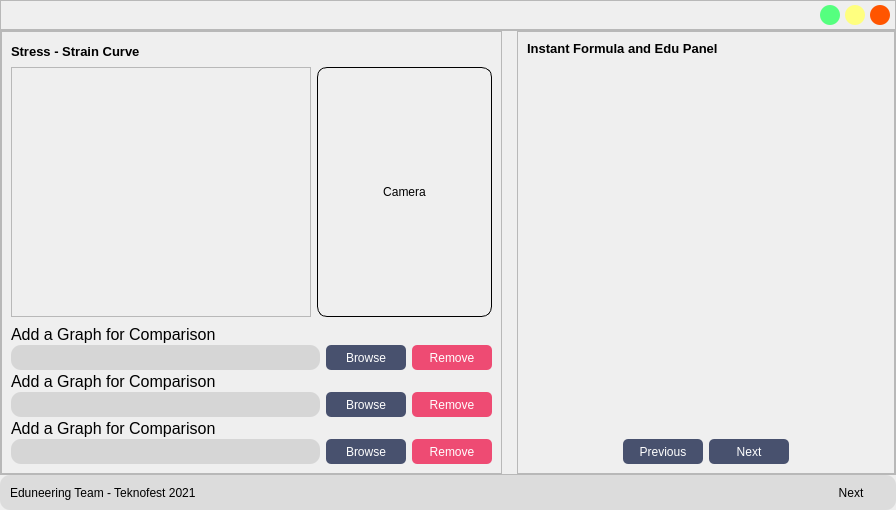
       <widget class="QWidget" name="tab_analysis">
        <attribute name="title">
         <string>Analysis</string>
        </attribute>
        <layout class="QVBoxLayout" name="verticalLayout_6">
         <property name="spacing">
          <number>0</number>
         </property>
         <property name="leftMargin">
          <number>0</number>
         </property>
         <property name="topMargin">
          <number>0</number>
         </property>
         <property name="rightMargin">
          <number>0</number>
         </property>
         <property name="bottomMargin">
          <number>0</number>
         </property>
         <item>
          <widget class="QFrame" name="frame_analysis_top">
           <property name="minimumSize">
            <size>
             <width>0</width>
             <height>30</height>
            </size>
           </property>
           <property name="maximumSize">
            <size>
             <width>16777215</width>
             <height>30</height>
            </size>
           </property>
           <property name="frameShape">
            <enum>QFrame::StyledPanel</enum>
           </property>
           <property name="frameShadow">
            <enum>QFrame::Raised</enum>
           </property>
           <layout class="QHBoxLayout" name="horizontalLayout_5">
            <property name="spacing">
             <number>0</number>
            </property>
            <property name="leftMargin">
             <number>0</number>
            </property>
            <property name="topMargin">
             <number>0</number>
            </property>
            <property name="rightMargin">
             <number>0</number>
            </property>
            <property name="bottomMargin">
             <number>0</number>
            </property>
            <item>
             <spacer name="horizontalSpacer_3">
              <property name="orientation">
               <enum>Qt::Horizontal</enum>
              </property>
              <property name="sizeHint" stdset="0">
               <size>
                <width>670</width>
                <height>20</height>
               </size>
              </property>
             </spacer>
            </item>
            <item>
             <widget class="QPushButton" name="button_minimize_2">
              <property name="minimumSize">
               <size>
                <width>20</width>
                <height>20</height>
               </size>
              </property>
              <property name="maximumSize">
               <size>
                <width>20</width>
                <height>20</height>
               </size>
              </property>
              <property name="styleSheet">
               <string notr="true">QPushButton{
	border-radius: 10px;
	background-color: rgb(85, 255, 127);
}

QPushButton::hover{
	image: url(minimize.png);
}</string>
              </property>
              <property name="text">
               <string/>
              </property>
             </widget>
            </item>
            <item>
             <spacer name="horizontalSpacer_13">
              <property name="orientation">
               <enum>Qt::Horizontal</enum>
              </property>
              <property name="sizeType">
               <enum>QSizePolicy::Fixed</enum>
              </property>
              <property name="sizeHint" stdset="0">
               <size>
                <width>5</width>
                <height>20</height>
               </size>
              </property>
             </spacer>
            </item>
            <item>
             <widget class="QPushButton" name="button_restore_2">
              <property name="minimumSize">
               <size>
                <width>20</width>
                <height>20</height>
               </size>
              </property>
              <property name="maximumSize">
               <size>
                <width>20</width>
                <height>20</height>
               </size>
              </property>
              <property name="styleSheet">
               <string notr="true">QPushButton{
	border-radius: 10px;
	background-color: rgb(255, 255, 127);
}

QPushButton::hover{	
	image: url(maximize.png);
}</string>
              </property>
              <property name="text">
               <string/>
              </property>
             </widget>
            </item>
            <item>
             <spacer name="horizontalSpacer_14">
              <property name="orientation">
               <enum>Qt::Horizontal</enum>
              </property>
              <property name="sizeType">
               <enum>QSizePolicy::Fixed</enum>
              </property>
              <property name="sizeHint" stdset="0">
               <size>
                <width>5</width>
                <height>20</height>
               </size>
              </property>
             </spacer>
            </item>
            <item>
             <widget class="QPushButton" name="button_exit_2">
              <property name="minimumSize">
               <size>
                <width>20</width>
                <height>20</height>
               </size>
              </property>
              <property name="maximumSize">
               <size>
                <width>20</width>
                <height>20</height>
               </size>
              </property>
              <property name="styleSheet">
               <string notr="true">QPushButton{
	border-radius: 10px;
	background-color: rgb(255, 85, 0);
}

QPushButton::hover{	
	image: url(close.png);
}</string>
              </property>
              <property name="text">
               <string/>
              </property>
             </widget>
            </item>
            <item>
             <spacer name="horizontalSpacer_15">
              <property name="orientation">
               <enum>Qt::Horizontal</enum>
              </property>
              <property name="sizeType">
               <enum>QSizePolicy::Fixed</enum>
              </property>
              <property name="sizeHint" stdset="0">
               <size>
                <width>5</width>
                <height>20</height>
               </size>
              </property>
             </spacer>
            </item>
           </layout>
          </widget>
         </item>
         <item>
          <widget class="QFrame" name="frame_analysis_center">
           <property name="frameShape">
            <enum>QFrame::StyledPanel</enum>
           </property>
           <property name="frameShadow">
            <enum>QFrame::Raised</enum>
           </property>
           <layout class="QHBoxLayout" name="horizontalLayout_7">
            <property name="spacing">
             <number>15</number>
            </property>
            <property name="leftMargin">
             <number>0</number>
            </property>
            <property name="topMargin">
             <number>0</number>
            </property>
            <property name="rightMargin">
             <number>0</number>
            </property>
            <property name="bottomMargin">
             <number>0</number>
            </property>
            <item>
             <widget class="QFrame" name="frame_analysis_left">
              <property name="frameShape">
               <enum>QFrame::StyledPanel</enum>
              </property>
              <property name="frameShadow">
               <enum>QFrame::Raised</enum>
              </property>
              <layout class="QVBoxLayout" name="verticalLayout_8">
               <item>
                <layout class="QHBoxLayout" name="layout_label_2">
                 <item>
                  <widget class="QLabel" name="label_stress_strain">
                   <property name="maximumSize">
                    <size>
                     <width>16777215</width>
                     <height>20</height>
                    </size>
                   </property>
                   <property name="font">
                    <font>
                     <pointsize>10</pointsize>
                     <bold>true</bold>
                    </font>
                   </property>
                   <property name="text">
                    <string>Stress - Strain Curve</string>
                   </property>
                  </widget>
                 </item>
                 <item>
                  <spacer name="horizontalSpacer_6">
                   <property name="orientation">
                    <enum>Qt::Horizontal</enum>
                   </property>
                   <property name="sizeHint" stdset="0">
                    <size>
                     <width>40</width>
                     <height>20</height>
                    </size>
                   </property>
                  </spacer>
                 </item>
                </layout>
               </item>
               <item>
                <layout class="QHBoxLayout" name="layout_chart_camera">
                 <item>
                  <widget class="QFrame" name="frame_chart">
                   <property name="minimumSize">
                    <size>
                     <width>300</width>
                     <height>250</height>
                    </size>
                   </property>
                   <property name="frameShape">
                    <enum>QFrame::StyledPanel</enum>
                   </property>
                   <property name="frameShadow">
                    <enum>QFrame::Raised</enum>
                   </property>
                   <layout class="QHBoxLayout" name="horizontalLayout_2">
                    <property name="spacing">
                     <number>0</number>
                    </property>
                    <property name="leftMargin">
                     <number>0</number>
                    </property>
                    <property name="topMargin">
                     <number>0</number>
                    </property>
                    <property name="rightMargin">
                     <number>0</number>
                    </property>
                    <property name="bottomMargin">
                     <number>0</number>
                    </property>
                    <item>
                     <widget class="QWidget" name="widgetChart" native="true"/>
                    </item>
                   </layout>
                  </widget>
                 </item>
                 <item>
                  <widget class="QLabel" name="label_camera_2">
                   <property name="minimumSize">
                    <size>
                     <width>175</width>
                     <height>250</height>
                    </size>
                   </property>
                   <property name="maximumSize">
                    <size>
                     <width>175</width>
                     <height>250</height>
                    </size>
                   </property>
                   <property name="styleSheet">
                    <string notr="true">QLabel{
	border-radius: 10px;
	border: 1px solid rgb(0, 0, 0);
}
</string>
                   </property>
                   <property name="text">
                    <string>Camera</string>
                   </property>
                   <property name="alignment">
                    <set>Qt::AlignCenter</set>
                   </property>
                  </widget>
                 </item>
                </layout>
               </item>
               <item>
                <layout class="QGridLayout" name="grid_button_analysis">
                 <property name="verticalSpacing">
                  <number>0</number>
                 </property>
                 <item row="0" column="0">
                  <widget class="QLabel" name="label_add_graph_1">
                   <property name="minimumSize">
                    <size>
                     <width>0</width>
                     <height>22</height>
                    </size>
                   </property>
                   <property name="maximumSize">
                    <size>
                     <width>16777215</width>
                     <height>22</height>
                    </size>
                   </property>
                   <property name="font">
                    <font>
                     <pointsize>12</pointsize>
                    </font>
                   </property>
                   <property name="text">
                    <string>Add a Graph for Comparison</string>
                   </property>
                  </widget>
                 </item>
                 <item row="6" column="0">
                  <widget class="QLabel" name="label_add_graph_3">
                   <property name="minimumSize">
                    <size>
                     <width>0</width>
                     <height>22</height>
                    </size>
                   </property>
                   <property name="maximumSize">
                    <size>
                     <width>16777215</width>
                     <height>22</height>
                    </size>
                   </property>
                   <property name="font">
                    <font>
                     <pointsize>12</pointsize>
                    </font>
                   </property>
                   <property name="text">
                    <string>Add a Graph for Comparison</string>
                   </property>
                  </widget>
                 </item>
                 <item row="1" column="0">
                  <widget class="QLineEdit" name="lineEdit_add_graph_1">
                   <property name="minimumSize">
                    <size>
                     <width>0</width>
                     <height>25</height>
                    </size>
                   </property>
                   <property name="styleSheet">
                    <string notr="true">QLineEdit{
	background-color: rgb(214, 214, 214);
	border-radius: 10px;
}</string>
                   </property>
                  </widget>
                 </item>
                 <item row="2" column="0">
                  <widget class="QLabel" name="label_add_graph_2">
                   <property name="minimumSize">
                    <size>
                     <width>0</width>
                     <height>22</height>
                    </size>
                   </property>
                   <property name="maximumSize">
                    <size>
                     <width>16777215</width>
                     <height>22</height>
                    </size>
                   </property>
                   <property name="font">
                    <font>
                     <pointsize>12</pointsize>
                    </font>
                   </property>
                   <property name="text">
                    <string>Add a Graph for Comparison</string>
                   </property>
                  </widget>
                 </item>
                 <item row="1" column="1">
                  <widget class="QPushButton" name="button_graph_browse_1">
                   <property name="minimumSize">
                    <size>
                     <width>80</width>
                     <height>25</height>
                    </size>
                   </property>
                   <property name="styleSheet">
                    <string notr="true">QPushButton{
	border-radius: 5px;
	background-color: rgb(72, 81, 110);
	color: rgb(255, 255, 255);
}

QPushButton::pressed{
		background-color: qlineargradient(spread:pad, x1:0.511, y1:0, x2:0.517, y2:1, stop:0 rgba(71, 83, 107, 255), stop:1 rgba(153, 153, 153, 255));
}</string>
                   </property>
                   <property name="text">
                    <string>Browse</string>
                   </property>
                  </widget>
                 </item>
                 <item row="3" column="2">
                  <widget class="QPushButton" name="button_graph_remove_2">
                   <property name="minimumSize">
                    <size>
                     <width>80</width>
                     <height>25</height>
                    </size>
                   </property>
                   <property name="styleSheet">
                    <string notr="true">QPushButton{
	border-radius: 5px;
	background-color: rgb(238, 75, 115);
	color: rgb(255, 255, 255);
}

QPushButton::pressed{	
	background-color: qlineargradient(spread:pad, x1:0.511, y1:0.00568182, x2:0.511, y2:1, stop:0 rgba(230, 80, 115, 255), stop:1 rgba(242, 230, 230, 255));
}</string>
                   </property>
                   <property name="text">
                    <string>Remove</string>
                   </property>
                  </widget>
                 </item>
                 <item row="3" column="1">
                  <widget class="QPushButton" name="button_graph_browse_2">
                   <property name="minimumSize">
                    <size>
                     <width>80</width>
                     <height>25</height>
                    </size>
                   </property>
                   <property name="styleSheet">
                    <string notr="true">QPushButton{
	border-radius: 5px;
	background-color: rgb(72, 81, 110);
	color: rgb(255, 255, 255);
}

QPushButton::pressed{
		background-color: qlineargradient(spread:pad, x1:0.511, y1:0, x2:0.517, y2:1, stop:0 rgba(71, 83, 107, 255), stop:1 rgba(153, 153, 153, 255));
}</string>
                   </property>
                   <property name="text">
                    <string>Browse</string>
                   </property>
                  </widget>
                 </item>
                 <item row="3" column="0">
                  <widget class="QLineEdit" name="lineEdit_add_graph_2">
                   <property name="minimumSize">
                    <size>
                     <width>0</width>
                     <height>25</height>
                    </size>
                   </property>
                   <property name="styleSheet">
                    <string notr="true">QLineEdit{
	background-color: rgb(214, 214, 214);
	border-radius: 10px;
}</string>
                   </property>
                  </widget>
                 </item>
                 <item row="1" column="2">
                  <widget class="QPushButton" name="button_graph_remove_1">
                   <property name="minimumSize">
                    <size>
                     <width>80</width>
                     <height>25</height>
                    </size>
                   </property>
                   <property name="styleSheet">
                    <string notr="true">QPushButton{
	border-radius: 5px;
	background-color: rgb(238, 75, 115);
	color: rgb(255, 255, 255);
}

QPushButton::pressed{	
	background-color: qlineargradient(spread:pad, x1:0.511, y1:0.00568182, x2:0.511, y2:1, stop:0 rgba(230, 80, 115, 255), stop:1 rgba(242, 230, 230, 255));
}</string>
                   </property>
                   <property name="text">
                    <string>Remove</string>
                   </property>
                  </widget>
                 </item>
                 <item row="7" column="0">
                  <widget class="QLineEdit" name="lineEdit_add_graph_3">
                   <property name="minimumSize">
                    <size>
                     <width>0</width>
                     <height>25</height>
                    </size>
                   </property>
                   <property name="styleSheet">
                    <string notr="true">QLineEdit{
	background-color: rgb(214, 214, 214);
	border-radius: 10px;
}</string>
                   </property>
                  </widget>
                 </item>
                 <item row="7" column="1">
                  <widget class="QPushButton" name="button_graph_browse_3">
                   <property name="minimumSize">
                    <size>
                     <width>80</width>
                     <height>25</height>
                    </size>
                   </property>
                   <property name="styleSheet">
                    <string notr="true">QPushButton{
	border-radius: 5px;
	background-color: rgb(72, 81, 110);
	color: rgb(255, 255, 255);
}

QPushButton::pressed{
		background-color: qlineargradient(spread:pad, x1:0.511, y1:0, x2:0.517, y2:1, stop:0 rgba(71, 83, 107, 255), stop:1 rgba(153, 153, 153, 255));
}</string>
                   </property>
                   <property name="text">
                    <string>Browse</string>
                   </property>
                  </widget>
                 </item>
                 <item row="7" column="2">
                  <widget class="QPushButton" name="button_graph_remove_3">
                   <property name="minimumSize">
                    <size>
                     <width>80</width>
                     <height>25</height>
                    </size>
                   </property>
                   <property name="styleSheet">
                    <string notr="true">QPushButton{
	border-radius: 5px;
	background-color: rgb(238, 75, 115);
	color: rgb(255, 255, 255);
}

QPushButton::pressed{	
	background-color: qlineargradient(spread:pad, x1:0.511, y1:0.00568182, x2:0.511, y2:1, stop:0 rgba(230, 80, 115, 255), stop:1 rgba(242, 230, 230, 255));
}</string>
                   </property>
                   <property name="text">
                    <string>Remove</string>
                   </property>
                  </widget>
                 </item>
                </layout>
               </item>
              </layout>
             </widget>
            </item>
            <item>
             <widget class="QFrame" name="frame_analysis_right">
              <property name="frameShape">
               <enum>QFrame::StyledPanel</enum>
              </property>
              <property name="frameShadow">
               <enum>QFrame::Raised</enum>
              </property>
              <layout class="QVBoxLayout" name="verticalLayout_7">
               <item>
                <widget class="QLabel" name="label_formula">
                 <property name="font">
                  <font>
                   <pointsize>10</pointsize>
                   <bold>true</bold>
                  </font>
                 </property>
                 <property name="text">
                  <string>Instant Formula and Edu Panel</string>
                 </property>
                </widget>
               </item>
               <item>
                <widget class="QStackedWidget" name="stackedWidget_formula">
                 <widget class="QWidget" name="page"/>
                 <widget class="QWidget" name="page_2"/>
                </widget>
               </item>
               <item>
                <layout class="QHBoxLayout" name="layout_formula_next_prev">
                 <item>
                  <spacer name="horizontalSpacer_5">
                   <property name="orientation">
                    <enum>Qt::Horizontal</enum>
                   </property>
                   <property name="sizeHint" stdset="0">
                    <size>
                     <width>40</width>
                     <height>20</height>
                    </size>
                   </property>
                  </spacer>
                 </item>
                 <item>
                  <widget class="QPushButton" name="button_formula_prev">
                   <property name="minimumSize">
                    <size>
                     <width>80</width>
                     <height>25</height>
                    </size>
                   </property>
                   <property name="styleSheet">
                    <string notr="true">QPushButton{
	border-radius: 5px;
	background-color: rgb(72, 81, 110);
	color: rgb(255, 255, 255);
}

QPushButton::pressed{
		background-color: qlineargradient(spread:pad, x1:0.511, y1:0, x2:0.517, y2:1, stop:0 rgba(71, 83, 107, 255), stop:1 rgba(153, 153, 153, 255));
}</string>
                   </property>
                   <property name="text">
                    <string>Previous</string>
                   </property>
                  </widget>
                 </item>
                 <item>
                  <widget class="QPushButton" name="button_formula_next">
                   <property name="minimumSize">
                    <size>
                     <width>80</width>
                     <height>25</height>
                    </size>
                   </property>
                   <property name="styleSheet">
                    <string notr="true">QPushButton{
	border-radius: 5px;
	background-color: rgb(72, 81, 110);
	color: rgb(255, 255, 255);
}

QPushButton::pressed{
		background-color: qlineargradient(spread:pad, x1:0.511, y1:0, x2:0.517, y2:1, stop:0 rgba(71, 83, 107, 255), stop:1 rgba(153, 153, 153, 255));
}</string>
                   </property>
                   <property name="text">
                    <string>Next</string>
                   </property>
                  </widget>
                 </item>
                 <item>
                  <spacer name="horizontalSpacer_21">
                   <property name="orientation">
                    <enum>Qt::Horizontal</enum>
                   </property>
                   <property name="sizeHint" stdset="0">
                    <size>
                     <width>40</width>
                     <height>20</height>
                    </size>
                   </property>
                  </spacer>
                 </item>
                </layout>
               </item>
              </layout>
             </widget>
            </item>
           </layout>
          </widget>
         </item>
         <item>
          <widget class="QFrame" name="frame_analysis_bottom">
           <property name="minimumSize">
            <size>
             <width>50</width>
             <height>35</height>
            </size>
           </property>
           <property name="maximumSize">
            <size>
             <width>16777215</width>
             <height>35</height>
            </size>
           </property>
           <property name="styleSheet">
            <string notr="true">QFrame{
	background-color: rgb(220, 220, 220);
	border-radius: 10px;
}</string>
           </property>
           <property name="frameShape">
            <enum>QFrame::StyledPanel</enum>
           </property>
           <property name="frameShadow">
            <enum>QFrame::Raised</enum>
           </property>
           <layout class="QHBoxLayout" name="horizontalLayout_6">
            <property name="spacing">
             <number>0</number>
            </property>
            <property name="leftMargin">
             <number>0</number>
            </property>
            <property name="topMargin">
             <number>0</number>
            </property>
            <property name="rightMargin">
             <number>0</number>
            </property>
            <property name="bottomMargin">
             <number>0</number>
            </property>
            <item>
             <spacer name="horizontalSpacer_16">
              <property name="orientation">
               <enum>Qt::Horizontal</enum>
              </property>
              <property name="sizeType">
               <enum>QSizePolicy::Fixed</enum>
              </property>
              <property name="sizeHint" stdset="0">
               <size>
                <width>10</width>
                <height>20</height>
               </size>
              </property>
             </spacer>
            </item>
            <item>
             <widget class="QLabel" name="label_name_2">
              <property name="text">
               <string>Eduneering Team - Teknofest 2021</string>
              </property>
             </widget>
            </item>
            <item>
             <spacer name="horizontalSpacer_4">
              <property name="orientation">
               <enum>Qt::Horizontal</enum>
              </property>
              <property name="sizeHint" stdset="0">
               <size>
                <width>615</width>
                <height>20</height>
               </size>
              </property>
             </spacer>
            </item>
            <item>
             <widget class="QPushButton" name="button_next_2">
              <property name="minimumSize">
               <size>
                <width>80</width>
                <height>25</height>
               </size>
              </property>
              <property name="styleSheet">
               <string notr="true">QPushButton{
	background-color: transparent;
	border-radius: 10px;
}

QPushButton::pressed{
	border: 1px solid rgb(67, 67, 67);

}</string>
              </property>
              <property name="text">
               <string>Next</string>
              </property>
             </widget>
            </item>
            <item>
             <widget class="QFrame" name="frame_4">
              <property name="minimumSize">
               <size>
                <width>5</width>
                <height>5</height>
               </size>
              </property>
              <property name="maximumSize">
               <size>
                <width>5</width>
                <height>5</height>
               </size>
              </property>
              <property name="frameShape">
               <enum>QFrame::StyledPanel</enum>
              </property>
              <property name="frameShadow">
               <enum>QFrame::Raised</enum>
              </property>
             </widget>
            </item>
           </layout>
          </widget>
         </item>
        </layout>
       </widget>
